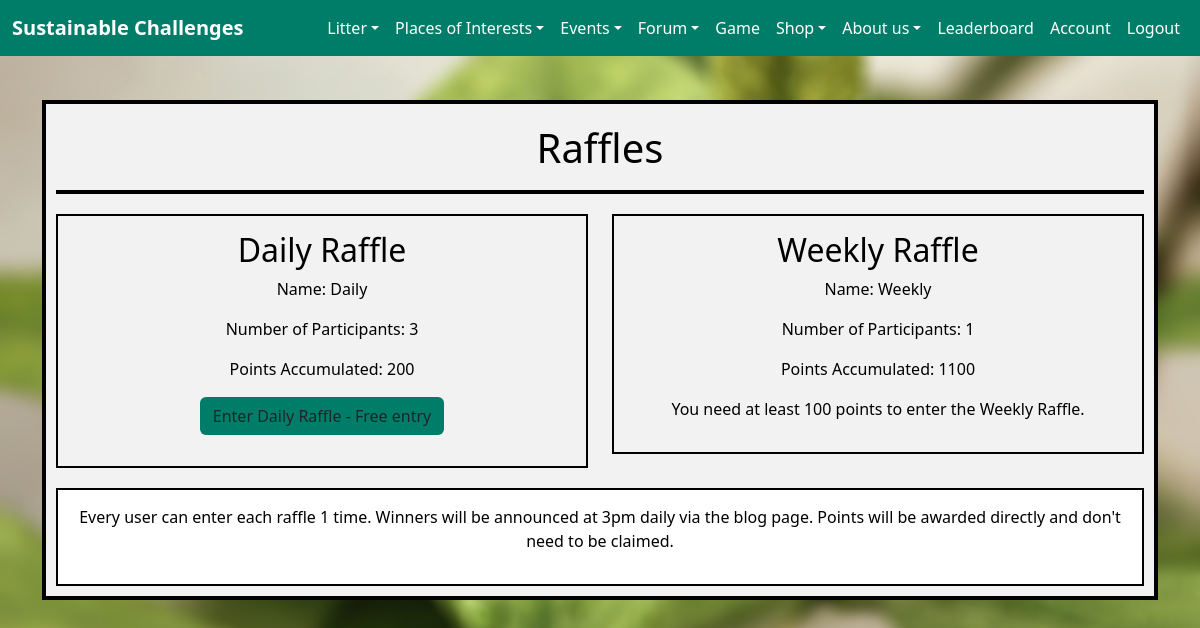
Page /game/raffle (signed in) on the committed database.
### game/models.py (models this page shows, shortened)
class Raffle(models.Model):
    name = models.CharField(max_length=100)
    participants = models.TextField(blank=True)
    num_participants = models.IntegerField(default=0)
    points_accumulated = models.IntegerField(default=0)

### game/views.py (the view, shortened to what this page needs)
# urls.py: path("raffle", views.raffle, name="raffle")
def raffle(request):
    daily_raffle = Raffle.objects.filter(name='Daily').first()
    weekly_raffle = Raffle.objects.filter(name='Weekly').first()
    daily_participants = []
    if daily_raffle.participants:
        daily_participants = daily_raffle.participants.split(',')
    weekly_participants = []
    if weekly_raffle.participants:
        weekly_participants = weekly_raffle.participants.split(',')
    user = request.user
    context = {
        'daily_raffle': daily_raffle,
        'daily_participants': daily_participants,
        'weekly_raffle': weekly_raffle,
        'weekly_participants': weekly_participants,
        'is_staff': request.user.is_staff,
    }
    return render(request, "game/raffle.html", context)

### game/templates/game/raffle.html (shortened to what this page needs)
{% extends 'home/base.html' %}
{% block content %}
{% load static %}
<link rel="stylesheet" href="{% static 'index.css' %}" />
<div class="container welcome">
    <div class="large-box" style="background-color: #f2f2f2; border: 4px solid #000000; padding: 10px;">
        <div class="header-box" style="background-color: #f2f2f2; border-bottom: 4px solid #000000; padding: 10px;">
            <h1 style="color: black;">Raffles</h1>
        </div>
        <div class="row">
            <div class="col-md-6">
                <div class="box"
                    style="background-color: #f2f2f2; border: 2px solid #000000; padding: 15px; margin-top: 20px;">
                    <h2 style="color: black;">Daily Raffle</h2>
                    <p style="color: black;">Name: {{ daily_raffle.name }}</p>
                    <p style="color: black;">Number of Participants: {{ daily_raffle.num_participants }}</p>
                    <p style="color: black;">Points Accumulated: {{ daily_raffle.points_accumulated }}</p>
                    {% if user.username in daily_participants %}
                    <p style="color: black;">You have already entered the Daily Raffle.</p>
                    {% else %}
                    <form method="post">
                        <button type="submit" class="btn" style="background-color: #007d69;">Enter Daily Raffle - Free
                            entry</button>
                    </form>
                    {% endif %}
                </div>
            </div>
            <div class="col-md-6">
                <div class="box"
                    style="background-color: #f2f2f2; border: 2px solid #000000; padding: 15px; margin-top: 20px;">
                    <h2 style="color: black;">Weekly Raffle</h2>
                    <p style="color: black;">Name: {{ weekly_raffle.name }}</p>
                    <p style="color: black;">Number of Participants: {{ weekly_raffle.num_participants }}</p>
                    <p style="color: black;">Points Accumulated: {{ weekly_raffle.points_accumulated }}</p>
                    {% if user.username in weekly_participants %}
                    <p style="color: black;">You have already entered the Weekly Raffle.</p>
                    {% elif user.points < 100 %} <p style="color: black;">You need at least 100 points to enter the
                        Weekly Raffle.</p>
                        {% endif %}
                </div>
            </div>
        </div>
        <div class="description-box"
            style="background-color: #ffffff; border: 2px solid #000000; padding: 15px; margin-top: 20px;">
            <p style="color: black;">Every user can enter each raffle 1 time. Winners will be announced at 3pm daily via
                the blog page. Points will be awarded directly and don't need to be claimed.</p>
        </div>
    </div>
</div>
{% endblock %}

### home/static/style.css (style rules this page uses)
body { background-image: url(./melanfolia-HSr_FUzDH2w-unsplash-blur.jpg); width: 100%; height: 100%; background-size: cover; background-repeat: no-repeat; background-attachment: fixed; position: absolute; background-position-y: center; background-position-x: center; }

### home/static/index.css (style rules this page uses)
.welcome { margin: auto; top: 5%; position: relative; text-align: center; }
h1 { color: black; }
p { color: black; }

### rows in the picture
Raffle: name "Daily", num_participants "3", points_accumulated "200"
Raffle: name "Weekly", num_participants "1", points_accumulated "1100"
